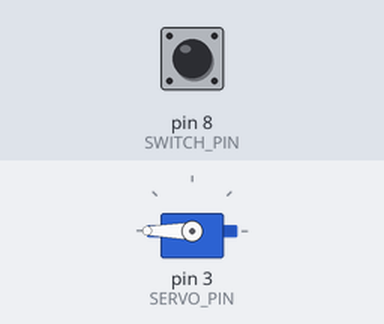
Simulated run of this sketch. Board: Arduino Uno, built with avr-gcc and run on an emulated ATmega328P. On the bench: servo. The inputs (shaded band) are chosen by the test bench; at power-on: pin 8 (SWITCH_PIN) HIGH.

Above: at 1.2 s.
1.3 s: pin 8 (SWITCH_PIN) pulled LOW for 0.15 s
At 1.37 s:
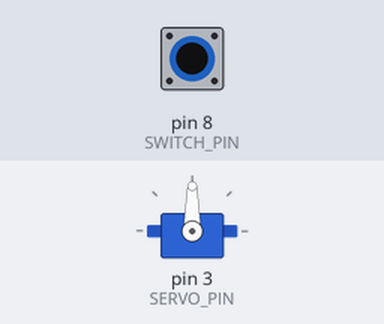
2.9 s: pin 8 (SWITCH_PIN) pulled LOW for 3.2 s
At 7.2 s:
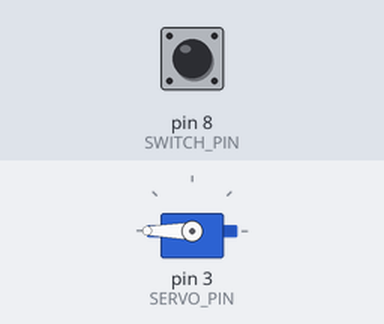
Timing chart, 0 to 8.7 s (numbered marks = the images above; inputs shaded):
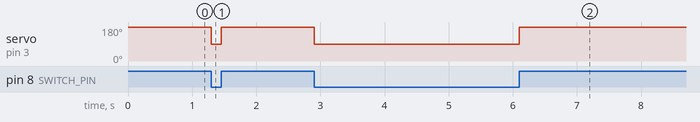

The sketch:

main.ino
```cpp
#include <Servo.h>

#pragma region //Constants of the Module's Pin

#define SWITCH_PIN 8
#define SERVO_PIN 3

#pragma endregion

Servo nothingServo;

void setup() {
    pinMode(SWITCH_PIN, INPUT_PULLUP);
    nothingServo.attach(SERVO_PIN);
}

void loop() {
    if (digitalRead(SWITCH_PIN) == LOW) {
        nothingServo.write(90);
    }
    else {
        nothingServo.write(180);
    }
}
```

Measured:
- after the input at 1.3 s, servo on pin 3 (SERVO_PIN): 180° → 90° at once, → 180° 0.15 s later
- after the input at 2.9 s, servo on pin 3 (SERVO_PIN): 180° → 90° at once, → 180° 3.2 s later
